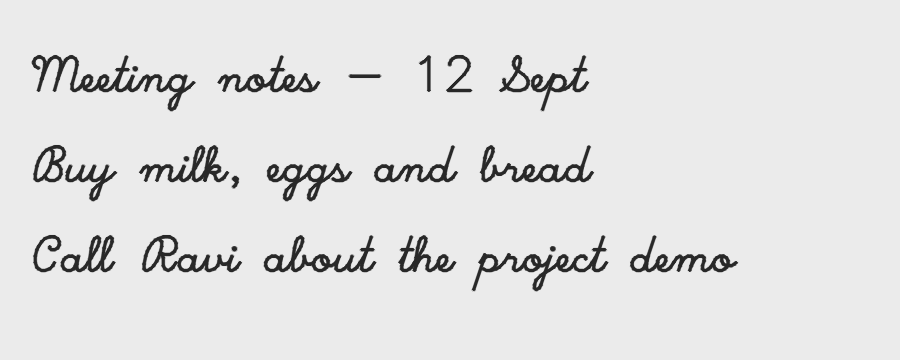
#> input picture samples/sample_note.png, 900 x 360 px
$ python -i line_extractor_old.py   (imports and definitions only)
#> lines starting #> are read from the running program, lines starting #| are printed output that depends on the picture; after the words box and inside, x2 and y2 are one past the last pixel; in counts of white or black regions, pixels touching at a corner belong together
#> further down, picture is the input picture: shape (360, 900, 3); min 40, max 235, mean 225.1
"""
Page cleanup + line segmentation for handwritten notes.

The important design rule in this file is:

    MASK IMAGE -> used to FIND handwriting
    GRAYSCALE IMAGE -> used by OCR

We do not feed the aggressively cleaned binary mask directly to TrOCR.

Pipeline:
    1. correct_orientation
    2. crop_paper
    3. resize page
    4. create lighting-normalized grayscale
    5. create ink mask
    6. remove ruled lines/noise from MASK ONLY
    7. detect line bounding boxes
    8. crop natural grayscale handwriting for OCR

Main entry point:
    prepare_lines(image_bgr)
"""

import os
import re

import cv2
import numpy as np
from PIL import Image


WORK_WIDTH = 1600


# ---------------------------------------------------------------------------
# Rotation helpers
# ---------------------------------------------------------------------------

def _rotate(img, angle_cw):
#> called with angle_cw = 90
    if angle_cw == 90:
        return cv2.rotate(img, cv2.ROTATE_90_CLOCKWISE)
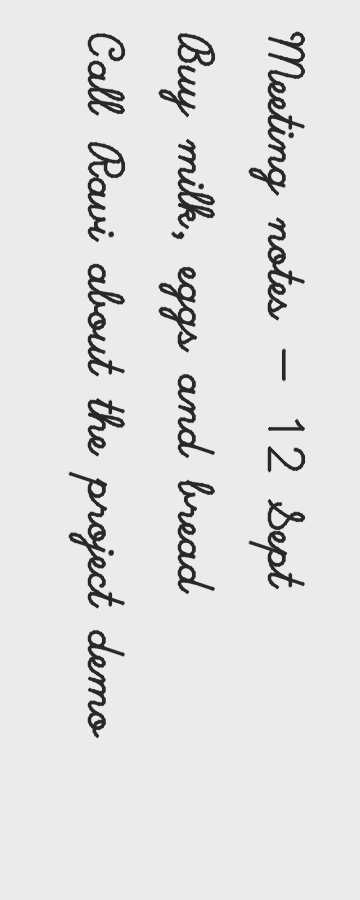
#> returned value: shape (900, 360, 3); min 40, max 235, mean 225.1

    if angle_cw == 180:
        return cv2.rotate(img, cv2.ROTATE_180)

    if angle_cw == 270:
        return cv2.rotate(img, cv2.ROTATE_90_COUNTERCLOCKWISE)

    return img


# [34 lines left out: function _osd_rotation, not called in this run]


# ---------------------------------------------------------------------------
# Ink detection
# ---------------------------------------------------------------------------

def ink_mask(gray):
    """
    Produce:

        ink -> binary mask where handwriting is white (255)
        norm -> lighting-normalized grayscale image

    'ink' is used for detection.

    'norm' is suitable for OCR because it retains grayscale stroke
    information instead of converting everything into hard black/white.
    """

    if gray.ndim == 3:
        gray = cv2.cvtColor(gray, cv2.COLOR_BGR2GRAY)

    # Estimate page background.
    background = cv2.medianBlur(
        cv2.dilate(
            gray,
            np.ones((7, 7), np.uint8),
        ),
        21,
    )
#> background: shape (360, 900); every value is 235

    # Correct uneven illumination.
    diff = 255 - cv2.absdiff(gray, background)

    norm = cv2.normalize(
        diff,
        None,
        0,
        255,
        cv2.NORM_MINMAX,
    )
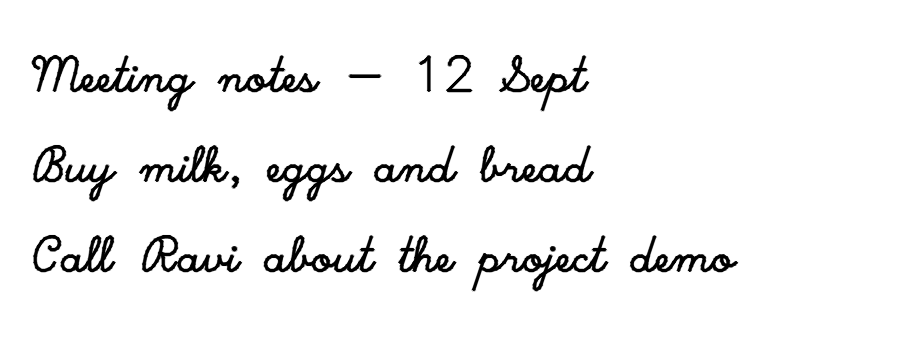
#> norm: shape (360, 900); min 0, max 255, mean 242

    # Detect dark writing.
    _, ink = cv2.threshold(
        norm,
        0,
        255,
        cv2.THRESH_BINARY_INV + cv2.THRESH_OTSU,
    )
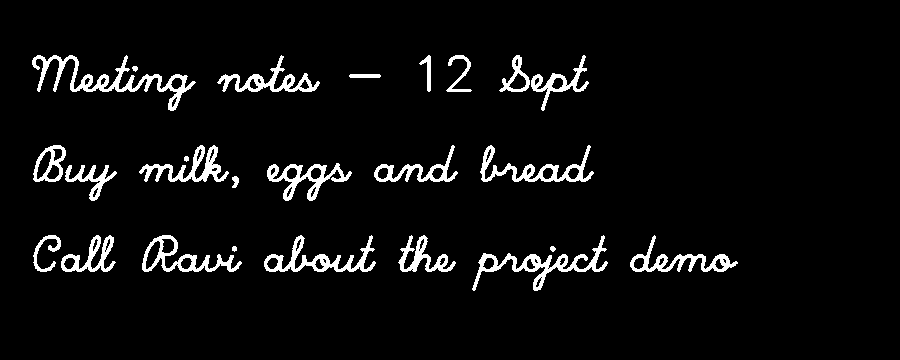
#> ink: shape (360, 900); 5.1% white; 25 white regions, largest, box (x1, y1, x2, y2) and area: (32, 55, 196, 111) 1892, (472, 235, 608, 291) 1484, (264, 235, 376, 272) 1231

    return ink, norm


# ---------------------------------------------------------------------------
# Orientation detection
# ---------------------------------------------------------------------------

def _line_peakiness(gray):
    """
    Measure how strongly horizontal text-line bands exist.
    """

    ink, _ = ink_mask(gray)

    profile = (ink > 0).sum(axis=1).astype(float)
#> profile = 360 values, max 402 at index 269, min 0 at index 0, mean 46.12

    if profile.max() <= 0:
        return 0.0

    profile /= profile.max()
#> profile = 360 values, max 1 at index 269, min 0 at index 0, mean 0.115

    return float(profile.std())


def _text_confidence(gray):
    """
    Use Tesseract only as a rough relative orientation check.
    """

    try:
        import pytesseract

        data = pytesseract.image_to_data(
            gray,
            config="--psm 6",
            output_type=pytesseract.Output.DICT,
        )

        confs = []

        for c in data["conf"]:
            c = str(c).strip()

            if c not in ("-1", ""):
                confs.append(float(c))

        if not confs:
            return -1.0, 0

        return sum(confs) / len(confs), len(confs)

    except Exception:
        return -1.0, 0


def correct_orientation(img):
    """
    Rotate page so text is approximately left-to-right.

    We intentionally keep this conservative because handwriting can
    confuse Tesseract's orientation detector.
    """

    MIN_WORDS = 4
    MIN_MARGIN = 15.0

    if max(img.shape[:2]) > 1200:
        small = cv2.resize(
            img,
            None,
            fx=0.5,
            fy=0.5,
            interpolation=cv2.INTER_AREA,
        )
    else:
        small = img

    gray0 = cv2.cvtColor(
        small,
        cv2.COLOR_BGR2GRAY,
    )

    rotated90 = _rotate(small, 90)

    gray90 = cv2.cvtColor(
        rotated90,
        cv2.COLOR_BGR2GRAY,
    )

    score0 = _line_peakiness(gray0)
#> score0 = 0.207
    score90 = _line_peakiness(gray90)
#> in ink_mask (call 2), `background = cv2.medianBlur( cv2.dilate( gray, np.ones((7, 7), np.uint..`: background: shape (900, 360); every value is 235
#> in ink_mask (call 2), `norm = cv2.normalize( diff, None, 0, 255, cv2.NORM_MINMAX, )`:
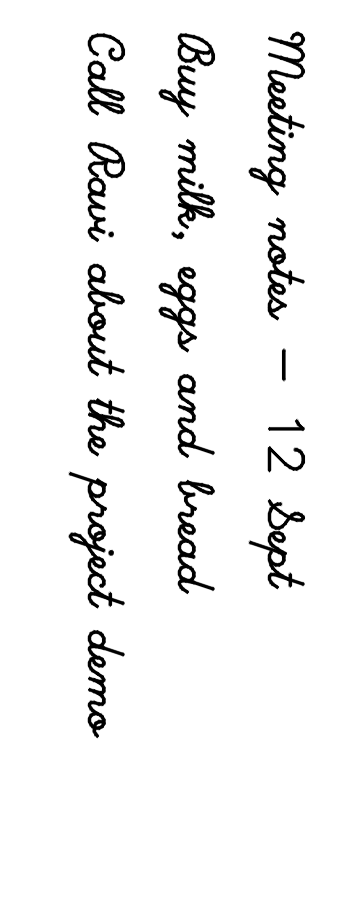
#> norm: shape (900, 360); min 0, max 255, mean 242
#> in ink_mask (call 2), `_, ink = cv2.threshold( norm, 0, 255, cv2.THRESH_BINARY_INV + cv2.THRE..`:
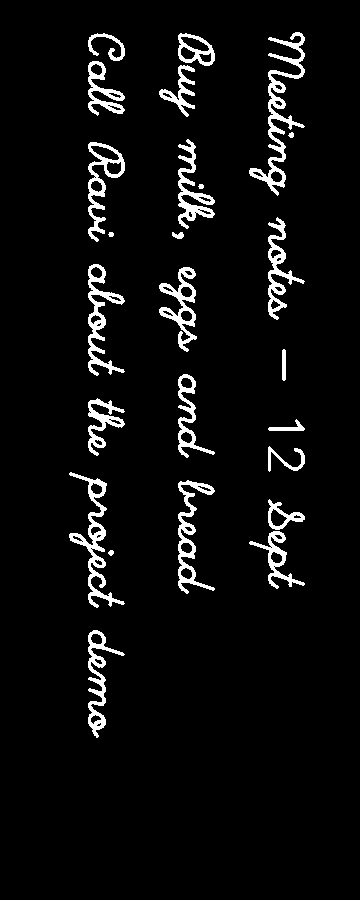
#> ink: shape (900, 360); 5.1% white; 25 white regions, largest, box (x1, y1, x2, y2) and area: (249, 32, 305, 196) 1892, (69, 472, 125, 608) 1484, (88, 264, 125, 376) 1231
#> score90 = 0.241

    # Page appears to already be portrait/upright.
    if score90 <= score0 * 1.15:

        c0, n0 = _text_confidence(gray0)

        gray180 = cv2.rotate(
            gray0,
            cv2.ROTATE_180,
        )

        c180, n180 = _text_confidence(gray180)

        if (
            max(n0, n180) >= MIN_WORDS
            and c180 - c0 >= MIN_MARGIN
        ):
            return _rotate(img, 180)

        return img

    # Page appears sideways.
    rotated270 = _rotate(small, 270)
#> call 2 of _rotate, with angle_cw = 270
#> in _rotate (call 2), `return cv2.rotate(img, cv2.ROTATE_90_COUNTERCLOCKWISE)`:
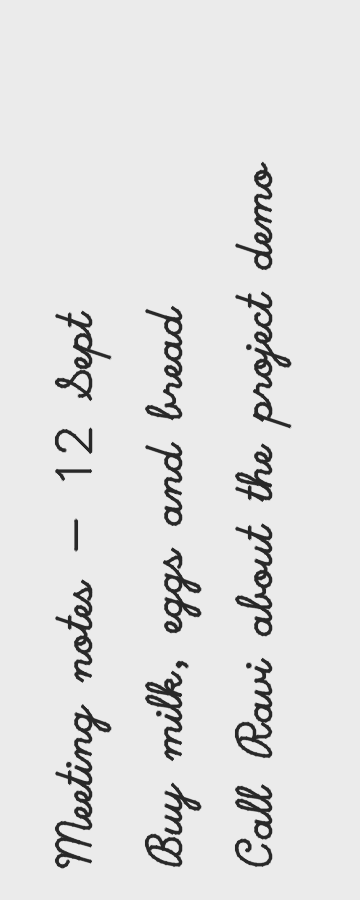
#> returned value: shape (900, 360, 3); min 40, max 235, mean 225.1

    gray270 = cv2.cvtColor(
        rotated270,
        cv2.COLOR_BGR2GRAY,
    )

    c90, n90 = _text_confidence(gray90)
    c270, n270 = _text_confidence(gray270)

    if (
        max(n90, n270) >= MIN_WORDS
        and abs(c90 - c270) >= MIN_MARGIN
    ):
        if c90 > c270:
            return _rotate(img, 90)

        return _rotate(img, 270)

    # Fall back to Tesseract OSD.
    angle, confidence = _osd_rotation(img)

    if angle in (90, 270) and confidence >= 1.0:
        return _rotate(img, angle)

    return _rotate(img, 90)


# ---------------------------------------------------------------------------
# Paper detection
# ---------------------------------------------------------------------------

# [554 lines left out: functions _order_points, _four_point_warp, crop_paper, remove_ruled_lines, remove_small_blobs, segment_lines, not called in this run]
# ---------------------------------------------------------------------------
# Page preparation
# ---------------------------------------------------------------------------

def get_page(image_bgr):
    """
    Orientation-correct, detect paper, and resize the page.
    """

    image_bgr = correct_orientation(
        image_bgr
    )

    page = crop_paper(
        image_bgr
    )

    if page is None or page.size == 0:
        page = image_bgr

    scale = (
        WORK_WIDTH
        / page.shape[1]
    )

    if scale < 1:
        interpolation = cv2.INTER_AREA
    else:
        interpolation = cv2.INTER_CUBIC

    page = cv2.resize(
        page,
        None,
        fx=scale,
        fy=scale,
        interpolation=interpolation,
    )

    h, w = page.shape[:2]

    margin_y = int(
        h * 0.015
    )

    margin_x = int(
        w * 0.015
    )

    # Avoid invalid slicing on unusual images.
    if (
        margin_y * 2 < h
        and margin_x * 2 < w
    ):
        page = page[
            margin_y:h - margin_y,
            margin_x:w - margin_x,
        ]

    return page


# ---------------------------------------------------------------------------
# Main public function
# ---------------------------------------------------------------------------

def prepare_lines(
    image_bgr,
    debug_dir=None,
):
    """
    Complete local handwriting preprocessing pipeline.
    """

    page = get_page(
        image_bgr
    )

    gray = cv2.cvtColor(
        page,
        cv2.COLOR_BGR2GRAY,
    )

    # Generate detection mask + OCR-friendly grayscale.
    ink, norm = ink_mask(
        gray
    )

    # IMPORTANT:
    # cleaning happens to the detection mask.
    cleaned = remove_ruled_lines(
        ink
    )

    cleaned = remove_small_blobs(
        cleaned
    )

    # OCR crops come from norm, not cleaned.
    lines = segment_lines(
        cleaned,
        norm,
    )

    # ---------------------------------------------------------------
    # Debug output
    # ---------------------------------------------------------------

    if debug_dir:

        os.makedirs(
            debug_dir,
            exist_ok=True,
        )

        cv2.imwrite(
            os.path.join(
                debug_dir,
                "1_page.png",
            ),
            page,
        )

        cv2.imwrite(
            os.path.join(
                debug_dir,
                "2_normalized.png",
            ),
            norm,
        )

        cv2.imwrite(
            os.path.join(
                debug_dir,
                "3_ink_raw.png",
            ),
            255 - ink,
        )

        cv2.imwrite(
            os.path.join(
                debug_dir,
                "4_ink_cleaned.png",
            ),
            255 - cleaned,
        )

        for index, line in enumerate(lines):

            line.save(
                os.path.join(
                    debug_dir,
                    f"line_{index:02d}.png",
                )
            )

    return lines

>>> import cv2
>>> picture = cv2.imread('../samples/sample_note.png')
#> (the run stopped early here; a loop or call above may not have finished)
